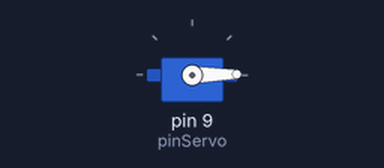
Recording of a sketch running on a simulated Arduino Uno, built with avr-gcc and run on an emulated ATmega328P. On the bench: servo.

Above: at 0.05 s.
At 2.2 s:
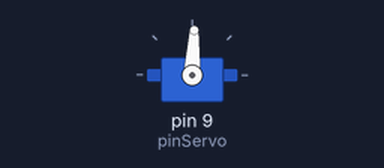
At 4.35 s:
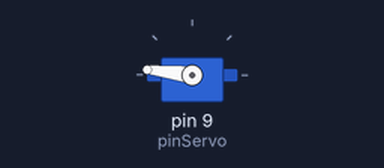
At 8.7 s:
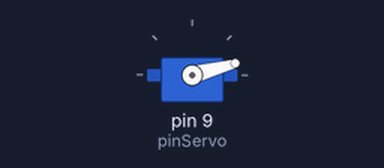
Timing chart, 0 to 11.8 s (numbered marks = the images above):
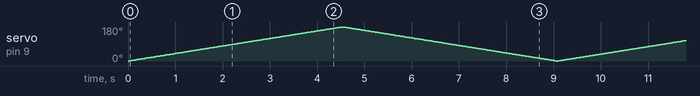

The sketch:

Ej04.ino
```cpp
#include <Servo.h>

Servo servo;
int angulo = 0;
int pinServo = 9;

void setup() {
  servo.attach(pinServo);
}

void loop() {
    for(angulo  = 0; angulo  <= 180; angulo  += 1) {
        servo.write(angulo);
        delay(25);
    }

    for(angulo  = 180; angulo  >=0; angulo  -=1 ) {
        servo.write( angulo );
        delay(25);
    }
}
```
